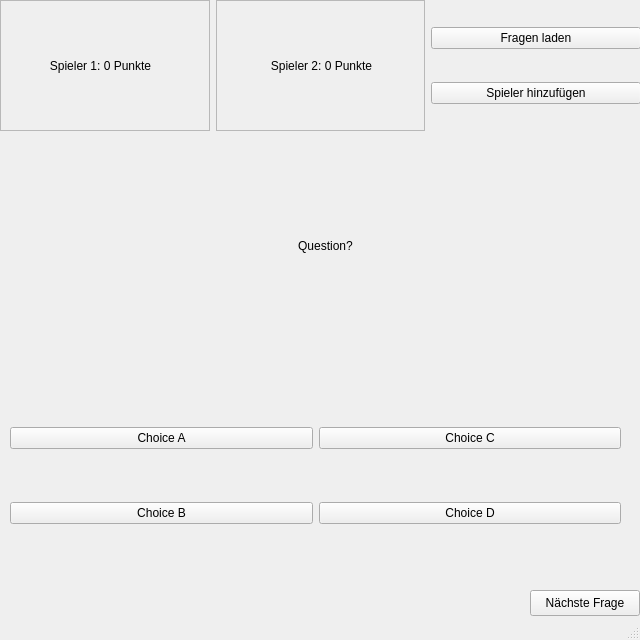
<?xml version="1.0" encoding="UTF-8"?>
<ui version="4.0">
 <class>MainWindow</class>
 <widget class="QMainWindow" name="MainWindow">
  <property name="geometry">
   <rect>
    <x>0</x>
    <y>0</y>
    <width>640</width>
    <height>640</height>
   </rect>
  </property>
  <property name="windowTitle">
   <string>Abschlussquiz</string>
  </property>
  <property name="windowIcon">
   <iconset theme="pda"/>
  </property>
  <property name="statusTip">
   <string>Ja?</string>
  </property>
  <widget class="QWidget" name="centralwidget">
   <widget class="QWidget" name="gridLayoutWidget">
    <property name="geometry">
     <rect>
      <x>10</x>
      <y>380</y>
      <width>611</width>
      <height>191</height>
     </rect>
    </property>
    <layout class="QGridLayout" name="Choices">
     <item row="1" column="0">
      <widget class="QPushButton" name="ChoiceB">
       <property name="text">
        <string>Choice B</string>
       </property>
       <property name="autoRepeatInterval">
        <number>100</number>
       </property>
      </widget>
     </item>
     <item row="0" column="1">
      <widget class="QPushButton" name="ChoiceC">
       <property name="text">
        <string>Choice C</string>
       </property>
      </widget>
     </item>
     <item row="1" column="1">
      <widget class="QPushButton" name="ChoiceD">
       <property name="text">
        <string>Choice D</string>
       </property>
      </widget>
     </item>
     <item row="0" column="0">
      <widget class="QPushButton" name="ChoiceA">
       <property name="autoFillBackground">
        <bool>false</bool>
       </property>
       <property name="text">
        <string>Choice A</string>
       </property>
      </widget>
     </item>
    </layout>
   </widget>
   <widget class="QPushButton" name="NextQuestion">
    <property name="geometry">
     <rect>
      <x>530</x>
      <y>590</y>
      <width>110</width>
      <height>26</height>
     </rect>
    </property>
    <property name="text">
     <string>Nächste Frage</string>
    </property>
   </widget>
   <widget class="QLabel" name="QuestionBox">
    <property name="geometry">
     <rect>
      <x>30</x>
      <y>160</y>
      <width>591</width>
      <height>171</height>
     </rect>
    </property>
    <property name="text">
     <string>Question?</string>
    </property>
    <property name="alignment">
     <set>Qt::AlignCenter</set>
    </property>
   </widget>
   <widget class="QWidget" name="horizontalLayoutWidget">
    <property name="geometry">
     <rect>
      <x>0</x>
      <y>0</y>
      <width>641</width>
      <height>131</height>
     </rect>
    </property>
    <layout class="QHBoxLayout" name="Top">
     <item>
      <widget class="QFrame" name="frame">
       <property name="frameShape">
        <enum>QFrame::StyledPanel</enum>
       </property>
       <property name="frameShadow">
        <enum>QFrame::Raised</enum>
       </property>
       <widget class="QLabel" name="PlayerA">
        <property name="geometry">
         <rect>
          <x>0</x>
          <y>10</y>
          <width>201</width>
          <height>111</height>
         </rect>
        </property>
        <property name="text">
         <string>Spieler 1: 0 Punkte</string>
        </property>
        <property name="alignment">
         <set>Qt::AlignCenter</set>
        </property>
       </widget>
      </widget>
     </item>
     <item>
      <widget class="QFrame" name="frame_2">
       <property name="frameShape">
        <enum>QFrame::StyledPanel</enum>
       </property>
       <property name="frameShadow">
        <enum>QFrame::Raised</enum>
       </property>
       <widget class="QLabel" name="PlayerB">
        <property name="geometry">
         <rect>
          <x>10</x>
          <y>10</y>
          <width>191</width>
          <height>111</height>
         </rect>
        </property>
        <property name="text">
         <string>Spieler 2: 0 Punkte</string>
        </property>
        <property name="alignment">
         <set>Qt::AlignCenter</set>
        </property>
       </widget>
      </widget>
     </item>
     <item>
      <layout class="QVBoxLayout" name="verticalLayout">
       <item>
        <widget class="QPushButton" name="loadQuestionSet">
         <property name="text">
          <string>Fragen laden</string>
         </property>
        </widget>
       </item>
       <item>
        <widget class="QPushButton" name="AddPlayers">
         <property name="text">
          <string>Spieler hinzufügen</string>
         </property>
        </widget>
       </item>
      </layout>
     </item>
    </layout>
   </widget>
  </widget>
  <widget class="QStatusBar" name="statusbar">
   <property name="enabled">
    <bool>true</bool>
   </property>
  </widget>
 </widget>
 <tabstops>
  <tabstop>ChoiceA</tabstop>
  <tabstop>ChoiceB</tabstop>
  <tabstop>ChoiceC</tabstop>
  <tabstop>ChoiceD</tabstop>
  <tabstop>NextQuestion</tabstop>
  <tabstop>AddPlayers</tabstop>
  <tabstop>loadQuestionSet</tabstop>
 </tabstops>
 <resources/>
 <connections/>
</ui>
